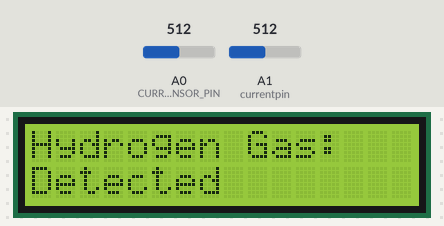
A sketch run on a simulated Arduino Uno, built with avr-gcc and run on an emulated ATmega328P. Shown: 16×2 character LCD. The inputs (shaded band) are chosen by the test bench; at power-on: A1 (currentpin) = 512, A0 (CURRENT_SENSOR_PIN) = 512. The modem accepts every AT command (registered, SIM ready, sends succeed) and sends nothing else; what the sketch prints to the serial monitor is not drawn.

Above: at 1.2 s.
1.3 s: A1 (currentpin) set to 278
3.0 s: A1 (currentpin) set to 257
At 4.4 s:
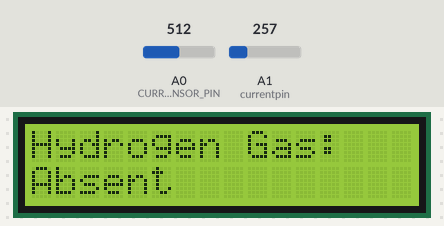
5.1 s: A1 (currentpin) set to 306
At 6.3 s:
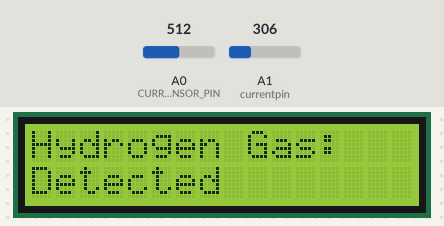
7.0 s: A1 (currentpin) set to 122
At 8.2 s:
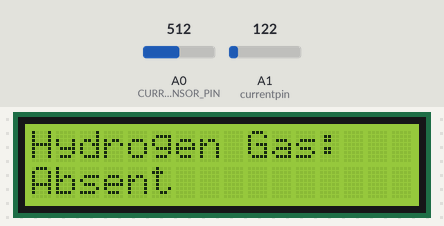
Timing chart, 0 to 9.8 s (numbered marks = the images above; inputs shaded):
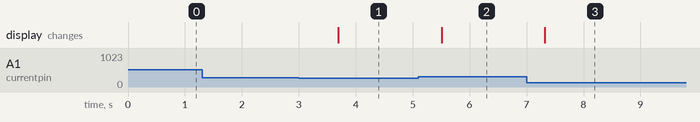

Measured:
- the behaviour switches between 265 and 264 on A1 (currentpin) (found by bisection; images 0 and 1)
- after the input at 1.3 s, every drawn part: stays the same
- after the input at 3.0 s, the display: changes after 0.69 s (image 1)
- after the input at 5.1 s, the display: changes after 0.41 s (image 2)
- after the input at 7.0 s, the display: changes after 0.32 s (image 3)

The sketch:

GH_datalogger.ino
```cpp
#include <LiquidCrystal.h>
#include <SoftwareSerial.h>
#define RX 2
#define TX 3
#define ledPin 6
//#define sensorPin A0
#define currentpin A1  //for hydrogen
const int CURRENT_SENSOR_PIN = A0;  //for current

float voltage = 0.0;
const float MAX_CURRENT = 5.0; // Amps
String AP = "";       // AP NAME
String PASS = ""; // AP PASSWORD
String API = "";   // Write API KEY
String HOST = "api.thingspeak.com";
String PORT = "80";
String field = "field1";
int countTrueCommand;
int countTimeCommand;
boolean found = false;
float valSensor = 1.000;
SoftwareSerial esp8266(RX,TX);

const int rs = 12, en = 11, d4 = 5, d5 = 4, d6 = 6, d7 = 7;
LiquidCrystal lcd(rs, en, d4, d5, d6, d7);

void setup() {
  Serial.begin(9600);
  esp8266.begin(115200);
  sendCommand("AT",5,"OK");
  sendCommand("AT+CWMODE=1",5,"OK");
  sendCommand("AT+CWJAP=\""+ AP +"\",\""+ PASS +"\"",20,"OK");
  pinMode(ledPin, OUTPUT);
  pinMode(currentpin,INPUT);
  digitalWrite(ledPin, LOW);
  pinMode(CURRENT_SENSOR_PIN, INPUT);
  lcd.begin(16, 2);
  lcd.clear();
  lcd.print("Hydrogen Gas:");
}

void loop() {
 valSensor = readSensorVoltage(); //if greater than 550, than hydrogen present

 String getData = "GET /update?api_key="+ API +"&"+ field +"="+String(valSensor)+"&field2="+String(getCurrentValue());
 sendCommand("AT+CIPMUX=1",5,"OK");
 sendCommand("AT+CIPSTART=0,\"TCP\",\""+ HOST +"\","+ PORT,15,"OK");
 sendCommand("AT+CIPSEND=0," +String(getData.length()+4),4,">");
 esp8266.println(getData);delay(750);countTrueCommand++;
 sendCommand("AT+CIPCLOSE=0",5,"OK");
}

// function of hydrogen sensor
float readSensorVoltage() {

  unsigned int sensorValue = analogRead(currentpin);  // Read the analog value from sensor
  float voltage = sensorValue * (5.0 / 1023.0);  // Convert analog reading to voltage (assuming 5V reference)
  unsigned int outputValue = map(sensorValue, 0, 1023, 0, 255); // map the 10-bit data to 8-bit data

  if (outputValue > 65) {
    analogWrite(ledPin, outputValue); // generate PWM signal
    lcd.setCursor(0, 1);
    lcd.print("                "); //16 spaces
    lcd.setCursor(0, 1);
    lcd.print("Detected");
  }
  else {
    digitalWrite(ledPin, LOW);
    lcd.setCursor(0, 1);
    lcd.print("                "); //16 spaces
    lcd.setCursor(0, 1);
    lcd.print("Absent");
  }
  Serial.println(sensorValue);
  Serial.println(voltage);
  return voltage;  // Return voltage value
}

float getCurrentValue(){
  float analogvalue = analogRead(CURRENT_SENSOR_PIN);
 /* for (int i=0; i<=10000; i++)
  {
      voltage = voltage + ((analogvalue / 1023.0) * MAX_CURRENT);
  }
  voltage = voltage/10000;
  delay(100);*/
  voltage =  ((analogvalue / 1023.0) * MAX_CURRENT);
  float current = (voltage - 2.48) / 0.185 *1000.0;
  Serial.print("Current in mA: ");
  Serial.println(current);
  return (current);
  //delay(500);
}

void sendCommand(String command, int maxTime, char readReplay[]) {
  Serial.print(countTrueCommand);
  Serial.print(". at command => ");
  Serial.print(command);
  Serial.print(" ");
  while(countTimeCommand < (maxTime*1))
  {
    esp8266.println(command);//at+cipsend
    if(esp8266.find(readReplay))//ok
    {
      found = true;
      break;
    }

    countTimeCommand++;
  }

  if(found == true)
  {
    Serial.println("OYI");
    countTrueCommand++;
    countTimeCommand = 0;
  }

  if(found == false)
  {
    Serial.println("Fail");
    countTrueCommand = 0;
    countTimeCommand = 0;
  }

  found = false;
 }
```
